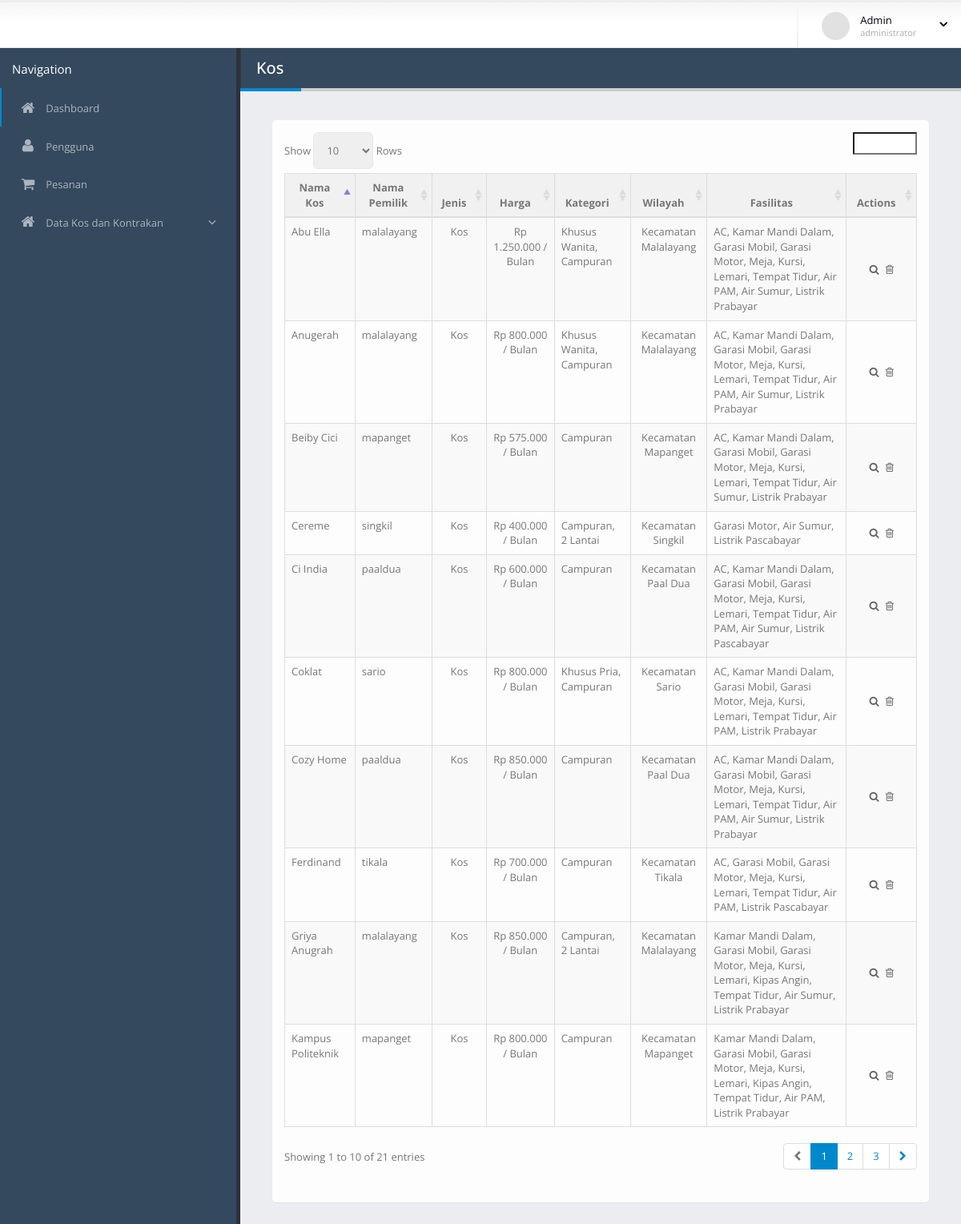
Screenshot of /admin/datakos.php with the database file from the repository.
### tables this page shows
CREATE TABLE `item` (
  `id` int(11) NOT NULL,
  `photo` varchar(255) NOT NULL,
  `photo2` varchar(255) NOT NULL,
  `photo3` varchar(255) NOT NULL,
  `photo4` varchar(255) NOT NULL,
  `nama` varchar(255) NOT NULL,
  `alamat` varchar(1000) NOT NULL,
  `harga` bigint(255) NOT NULL,
  `satuan` varchar(255) NOT NULL,
  `deskripsi` varchar(10000) NOT NULL,
  `jenis` varchar(255) NOT NULL,
  `kategori` varchar(255) NOT NULL,
  `wilayah` varchar(255) NOT NULL,
  `fasilitas` varchar(255) NOT NULL,
  `kode` varchar(255) NOT NULL,
  `lat` varchar(255) NOT NULL,
  `lng` varchar(255) NOT NULL
);

### admin/datakos.php (the view, shortened to what this page needs)
<?php
include "../config.php";
?>
<!doctype html>
<html class="fixed">
	<head>
		<link rel="stylesheet" href="assets/vendor/bootstrap/css/bootstrap.css" type="text/css" />
		<link rel="stylesheet" href="assets/vendor/font-awesome/css/font-awesome.css" type="text/css" />
		<link rel="stylesheet" href="assets/vendor/magnific-popup/magnific-popup.css" type="text/css" />
		<link rel="stylesheet" href="assets/vendor/bootstrap-datepicker/css/datepicker3.css" type="text/css" />
		<link rel="stylesheet" href="assets/vendor/select2/select2.css" type="text/css" />
		<link rel="stylesheet" href="assets/vendor/jquery-datatables-bs3/assets/css/datatables.css" type="text/css" />
		<link rel="stylesheet" href="assets/stylesheets/theme.css" type="text/css" />
		<link rel="stylesheet" href="assets/stylesheets/skins/default.css" type="text/css" />
		<link rel="stylesheet" href="assets/stylesheets/theme-custom.css" type="text/css">
		<link rel="stylesheet" href="assets/style.css" type="text/css">
	</head>
	<body>
		<section class="body">
			<header class="header">
				<div class="header-right">
				<span class="separator"></span>
					<div id="userbox" class="userbox">
						<a href="#" data-toggle="dropdown">
							<figure class="profile-picture">
								<img src="assets/images/!logged-user.jpg" alt="Joseph Doe" class="img-circle" data-lock-picture="assets/images/!logged-user.jpg" />
							</figure>
							<div class="profile-info" data-lock-name="John Doe" data-lock-email="johndoe@JSOFT.com">
								<span class="name">Admin</span>
								<span class="role">administrator</span>
							</div>
							<i class="fa custom-caret"></i>
						</a>
					</div>
				</div>
			</header>
			<div class="inner-wrapper">
				<aside id="sidebar-left" class="sidebar-left">
					<div class="sidebar-header">
						<div class="sidebar-title" style="color:white">
							Navigation
						</div>
					</div>
					<div class="nano">
						<div class="nano-content">
							<nav id="menu" class="nav-main" role="navigation">
								<ul class="nav nav-main">
									<li class="nav-active">
										<a href="index.php">
											<i class="fa fa-home" aria-hidden="true"></i>
											<span>Dashboard</span>
										</a>
									</li>
									<li>
										<a href="pengguna.php">
											<i class="fa fa-user" aria-hidden="true"></i>
											<span>Pengguna</span>
										</a>
									</li>
									<li>
										<a href="pesanan.php">
											<i class="fa fa-shopping-cart" aria-hidden="true"></i>
											<span>Pesanan</span>
										</a>
									</li>
									<li class="nav-parent">
										<a>
											<i class="fa fa-home" aria-hidden="true"></i>
											<span>Data Kos dan Kontrakan</span>
										</a>
									</li>
								</ul>
							</nav>
						</div>
					</div>
				</aside>
				<section role="main" class="content-body">
					<header class="page-header">
						<h2>Kos</h2>
					</header>
					<section class="panel">
							<div class="panel-body">
								<div class="table-responsive">
								<table class="table table-bordered table-striped mb-none" id="datatable-default">
									<thead>
										<tr>
											<th class="text center">Nama Kos</th>
											<th class="text center">Nama Pemilik</th>
											<th class="text center">Jenis</th>
											<th class="text center">Harga</th>
											<th class="text center">Kategori</th>
											<th class="text center">Wilayah</th>
											<th class="text center">Fasilitas</th>
											<th class="text center">Actions</th>
										</tr>
									</thead>
									<tbody>
									<?php
										$sql= 'SELECT * FROM item WHERE jenis = 11';
										$result = mysqli_query($link, $sql);
										if(mysqli_num_rows($result) > 0){
										while($row = mysqli_fetch_array($result)){
										$kategori = $row['kategori'];
										$wilayah = $row['wilayah'];
										$fasilitas = $row['fasilitas'];
$kategorii = explode(",",$kategori);
$kategorinya = array();
if (in_array("21",$kategorii)) { $kategorinya[] = "Khusus Pria";}
if (in_array("22",$kategorii)) { $kategorinya[] = "Khusus Wanita";}
if (in_array("23",$kategorii)) { $kategorinya[] = "Campuran";}
if (in_array("24",$kategorii)) { $kategorinya[] = "2 Lantai";}
if (in_array("25",$kategorii)) { $kategorinya[] = "3 Lantai";}
if (in_array("26",$kategorii)) { $kategorinya[] = "4 Lantai atau Lebih";}
$wilayahh = explode(",",$wilayah);
$wilayahnya = array();
if (in_array("303",$wilayahh)) { $wilayahnya[] = "Kecamatan Malalayang";}
if (in_array("304",$wilayahh)) { $wilayahnya[] = "Kecamatan Paal Dua";}
if (in_array("305",$wilayahh)) { $wilayahnya[] = "Kecamatan Mapanget";}
if (in_array("306",$wilayahh)) { $wilayahnya[] = "Kecamatan Sario";}
if (in_array("307",$wilayahh)) { $wilayahnya[] = "Kecamatan Singkil";}
if (in_array("308",$wilayahh)) { $wilayahnya[] = "Kecamatan Tikala";}
$fasilitass = explode(",",$fasilitas);
$fasilitasnya = array();
if (in_array("401",$fasilitass)) { $fasilitasnya[] = "AC";}
if (in_array("402",$fasilitass)) { $fasilitasnya[] = "Kamar Mandi Dalam";}
if (in_array("403",$fasilitass)) { $fasilitasnya[] = "Garasi Mobil";}
if (in_array("404",$fasilitass)) { $fasilitasnya[] = "Garasi Motor";}
if (in_array("405",$fasilitass)) { $fasilitasnya[] = "Meja";}
if (in_array("406",$fasilitass)) { $fasilitasnya[] = "Kursi";}
if (in_array("407",$fasilitass)) { $fasilitasnya[] = "Lemari";}
if (in_array("408",$fasilitass)) { $fasilitasnya[] = "Kipas Angin";}
if (in_array("409",$fasilitass)) { $fasilitasnya[] = "Tempat Tidur";}
if (in_array("410",$fasilitass)) { $fasilitasnya[] = "Air PAM";}
if (in_array("411",$fasilitass)) { $fasilitasnya[] = "Air Sumur";}
if (in_array("412",$fasilitass)) { $fasilitasnya[] = "Listrik Prabayar";}
if (in_array("413",$fasilitass)) { $fasilitasnya[] = "Listrik Pascabayar";}
if (in_array("416",$fasilitass)) { $fasilitasnya[] = "Ruang Tamu";}
										?>
										<tr>
											<td><?php echo $row['nama']; ?></td>
											<td><?php echo $row['kode']; ?></td>
											<td class="text center"><?php $jenis = explode(',',$row['jenis']);
																				if(in_array('11',$jenis)){echo 'Kos<br>';}
											?></td>
											<td class="text center">Rp <?php   echo number_format($row['harga'],0,'.','.') ;?> / <?php if($row['satuan'] == 01 ) { echo 'Hari';}
																							  if($row['satuan'] == 03 ) { echo 'Bulan';}
																	?></td>
											<td><?php if(!empty($kategorinya)){ echo implode(", ",$kategorinya); }  ?></td>
											<td class="text center"><?php if(!empty($wilayahnya)){ echo implode(",",$wilayahnya); }  ?></td>
											<td><?php if(!empty($fasilitasnya)){ echo implode(", ",$fasilitasnya); }  ?></td>
											<td class="actions text center" >
												<a href="readdata.php?id=<?php echo $row['id'];?>" class="on-default remove-row"><i class="fa fa-search"></i></a>
												<a href="#" class="on-default remove-row" data-toggle="modal" data-target="#hapusdatakos<?php echo $row['id']; ?>"><i class="fa fa-trash-o"></i></a>
											</td>
										</tr>
										<?php
												}
												}  ?>
                                    </tbody>
								</table>
								</div>
							</div>
						</section>
				</section>
			</div>
		</section>
	</body>
</html>

### admin/assets/stylesheets/skins/default.css (style rules this page uses)
a, .btn-link { color: #0088cc; }
.page-header h2 { border-bottom-color: #0088cc; }
ul.nav-main > li.nav-active > a { box-shadow: 2px 0 0 #0088cc inset; }

### admin/assets/style.css (style rules this page uses)
thead { background-color: #f1f1f1; }

### rows the page displays
item: nama "Abu Ella", kode "malalayang", jenis "Kos", harga "1.250.000", satuan "Bulan", kategorinya "Khusus Wanita, Campuran", wilayahnya "Kecamatan Malalayang", fasilitasnya "AC, Kamar Mandi Dalam, Garasi Mobil, Garasi Motor, Meja, Kursi, Lemari, Tempat Tidur, Air PAM, Air Sumur, Listrik Prabayar"
item: nama "Anugerah", kode "malalayang", jenis "Kos", harga "800.000", satuan "Bulan", kategorinya "Khusus Wanita, Campuran", wilayahnya "Kecamatan Malalayang", fasilitasnya "AC, Kamar Mandi Dalam, Garasi Mobil, Garasi Motor, Meja, Kursi, Lemari, Tempat Tidur, Air PAM, Air Sumur, Listrik Prabayar"
item: nama "Griya Anugrah", kode "malalayang", jenis "Kos", harga "850.000", satuan "Bulan", kategorinya "Campuran, 2 Lantai", wilayahnya "Kecamatan Malalayang", fasilitasnya "Kamar Mandi Dalam, Garasi Mobil, Garasi Motor, Meja, Kursi, Lemari, Kipas Angin, Tempat Tidur, Air Sumur, Listrik Prabayar"
item: nama "Ci India", kode "paaldua", jenis "Kos", harga "600.000", satuan "Bulan", kategorinya "Campuran", wilayahnya "Kecamatan Paal Dua", fasilitasnya "AC, Kamar Mandi Dalam, Garasi Mobil, Garasi Motor, Meja, Kursi, Lemari, Tempat Tidur, Air PAM, Air Sumur, Listrik Pascabayar"
item: nama "Cozy Home", kode "paaldua", jenis "Kos", harga "850.000", satuan "Bulan", kategorinya "Campuran", wilayahnya "Kecamatan Paal Dua", fasilitasnya "AC, Kamar Mandi Dalam, Garasi Mobil, Garasi Motor, Meja, Kursi, Lemari, Tempat Tidur, Air PAM, Air Sumur, Listrik Prabayar"
item: nama "Beiby Cici", kode "mapanget", jenis "Kos", harga "575.000", satuan "Bulan", kategorinya "Campuran", wilayahnya "Kecamatan Mapanget", fasilitasnya "AC, Kamar Mandi Dalam, Garasi Mobil, Garasi Motor, Meja, Kursi, Lemari, Tempat Tidur, Air Sumur, Listrik Prabayar"
item: nama "Kampus Politeknik", kode "mapanget", jenis "Kos", harga "800.000", satuan "Bulan", kategorinya "Campuran", wilayahnya "Kecamatan Mapanget", fasilitasnya "Kamar Mandi Dalam, Garasi Mobil, Garasi Motor, Meja, Kursi, Lemari, Kipas Angin, Tempat Tidur, Air PAM, Listrik Prabayar"
item: nama "Coklat", kode "sario", jenis "Kos", harga "800.000", satuan "Bulan", kategorinya "Khusus Pria, Campuran", wilayahnya "Kecamatan Sario", fasilitasnya "AC, Kamar Mandi Dalam, Garasi Mobil, Garasi Motor, Meja, Kursi, Lemari, Tempat Tidur, Air PAM, Listrik Prabayar"
item: nama "Cereme", kode "singkil", jenis "Kos", harga "400.000", satuan "Bulan", kategorinya "Campuran, 2 Lantai", wilayahnya "Kecamatan Singkil", fasilitasnya "Garasi Motor, Air Sumur, Listrik Pascabayar"
item: nama "Ferdinand", kode "tikala", jenis "Kos", harga "700.000", satuan "Bulan", kategorinya "Campuran", wilayahnya "Kecamatan Tikala", fasilitasnya "AC, Garasi Mobil, Garasi Motor, Meja, Kursi, Lemari, Tempat Tidur, Air PAM, Listrik Pascabayar"
